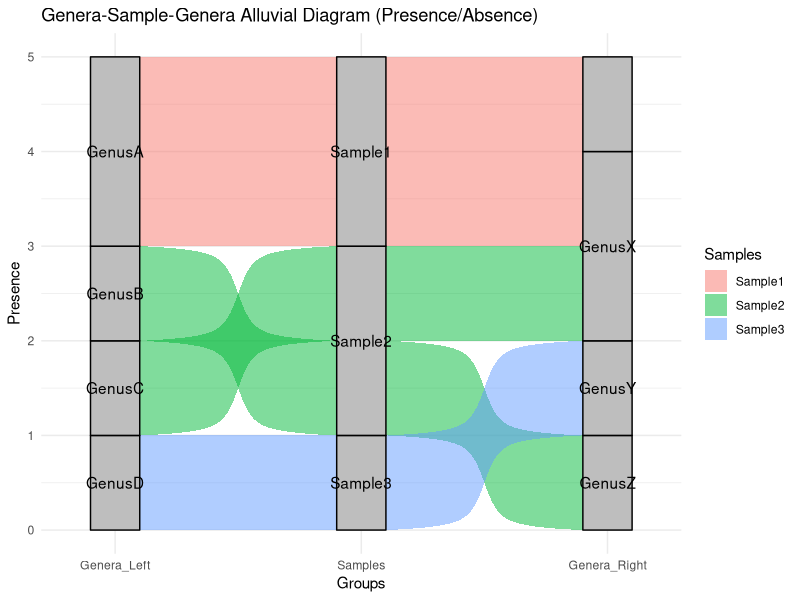

Source code (R): (Note: this script raises an error after producing the figure.)

bipartite_data <- data.frame(
  Genera_Left = c("GenusA", "GenusA", "GenusB", "GenusC", "GenusD"),
  Samples = c("Sample1", "Sample1", "Sample2", "Sample2", "Sample3"),
  Genera_Right = c("GenusX", NA, "GenusZ", "GenusX", "GenusY")  # NA for unmatched
)

install.packages("ggalluvial")
library(ggalluvial)

ggplot(bipartite_data, aes(axis1 = Genera_Left, axis2 = Samples, axis3 = Genera_Right)) +
  geom_alluvium(aes(fill = Samples), width = 0.2, knot.pos = 0.5) +
  geom_stratum(width = 0.2, fill = "gray", color = "black") +
  geom_text(stat = "stratum", aes(label = after_stat(stratum))) +
  scale_x_discrete(limits = c("Genera_Left", "Samples", "Genera_Right"), expand = c(0.1, 0.1)) +
  theme_minimal() +
  labs(
    title = "Genera-Sample-Genera Alluvial Diagram (Presence/Absence)",
    x = "Groups",
    y = "Presence"
  )



# Example presence/absence data
bipartite_data <- data.frame(
  x = c("GenusA", "GenusA", "GenusB", "Sample1", "Sample1", "Sample2", "GenusX", "GenusZ"),
  next_x = c("Sample1", "Sample1", "Sample2", "GenusX", "GenusY", "GenusZ", "GenusX", "GenusZ"),
  node = c(1, 1, 1, 1, 1, 1, 1, 1)  # Presence/absence represented as 1
)




df_seed <- subset(seed_complete, Weight >= 1)


desired_order_seed <- c( "Miconia", "Casearia", "Piper", 
                         "Solanum", "Psychotria", "Myriopus",
                         "Trichilia", "Cestrum", "Cecropia",
                         "Rubus", "Allophylus", "Fabaceae_1",
                         "Psidium", "unknown_4", "Stylogyne",
                         "Morus", "Myrcia", "Nicotiana", "Alchornea",
                         "Pera", "Struthanthus", "Lantanta", "Maclura", 
                         "Myrtaceae_2", "unknown_1", "Tilesia", "Siparuna",
                         "unknown_2", "Amaranthaceae", "unknown_3")



df_seed$Genus <- factor(df_seed$Genus, levels = desired_order_seed)


# Create a custom palette with 20 tones of purple
purple_palette <- colorRampPalette(c("#8A2BE2", "Purple"))(40)

# View the palette
print(purple_palette)

# Plot to visualize the colors
barplot(rep(1, 40), col = purple_palette, border = NA, space = 0, main = "20 Tones of Purple")

# Create a custom palette with 20 tones of violet
violet_palette <- colorRampPalette(c("#8A2BE2", "#EE82EE"))(20)  # From BlueViolet to Violet

# View the palette
print(violet_palette)

# Plot to visualize the colors
barplot(rep(1, 20), col = violet_palette, border = NA, space = 0, main = "20 Tones of Violet")


# Define a gradient palette for hot pink to red
hot_pink_red_palette <- colorRampPalette(c("#FF69B4", "#FF0000"))  # Hot pink to red

# Generate a palette with a specific number of colors (e.g., 20)
gradient_colors <- hot_pink_red_palette(40)

print(gradient_colors)


# Define a gradient palette for bright blue colors
blue_gradient_palette <- colorRampPalette(c("#1E90FF", "#005A9C"))  # Sky Blue to Royal Blue

# Generate a palette with a specific number of colors (e.g., 20)
gradient_blue_colors <- blue_gradient_palette(20)

# Visualize the palette
barplot(rep(1, 20), col = gradient_blue_colors, border = NA, space = 0, main = "Bright Blue Gradient")

print(gradient_blue_colors)

# Visualize the palette
barplot(rep(1, 40), col = gradient_colors, border = NA, space = 0, main = "Hot Pink to Red Gradient")



# Install and load the RColorBrewer package if you haven't already
# install.packages("RColorBrewer")
library(RColorBrewer)

# Use a color-blind friendly palette with 20 unique colors
color_blind_friendly_palette <- brewer.pal(12, "Set3")  # This palette has 12 colors
# If you want 20 colors, you could combine multiple color sets
# For example, using 2 sets of "Set3" and adding "Dark2" for variety
extended_palette <- c(brewer.pal(12, "Set3"), brewer.pal(8, "Dark2"))

# Create a vector of your original 8 colors
colors <- c("#192609", "#75774E", "#F19E14", "#6A0207", "#71B481", "#3B5708", "#5B7C91", "#9F4147")

# Use colorRampPalette to generate 20 interpolated colors
color_palette <- colorRampPalette(colors)(20)

# Print the new palette
color_palette

barplot(rep(1, 20), col = color_palette, border = NA, space = 0)

print(color_palette)


list(extended_palette
     )
# Visualize the palette
barplot(rep(1, length(extended_palette)), col = extended_palette, border = NA, space = 0, main = "Color-Blind Friendly Palette")

ggplot(df_seed,
       aes(axis1 = Genus, axis2 = Sample, y = Weight)) +
  geom_alluvium(aes(fill = Genus), width = 0.2) +
  geom_stratum(width = 0.2, fill = "gray", color = "black") +
  geom_text(stat = "stratum", aes(label = after_stat(stratum))) +
  scale_x_discrete(limits = c("Genera", "Sample"), expand = c(0.1, 0.1)) +
  theme_minimal() +
  theme(legend.position = "none") +
  labs(
    title = "Genera-Sample Alluvial Diagram",
    x = "Groups",
    y = "Presence"
  )

ggsave(
  filename = "morph_graph.svg", # File name
  plot = last_plot(),             # Optional: explicitly specify the plot
  width = 4,                      # Width in inches
  height = 16,                     # Height in inches
  dpi = 720                       # Resolution in dots per inch
)

####-------

df_seed <- subset(seed_complete, Weight >= 1)

desired_order_seed_samples_2 <-  c("040", "050", "052", "084",
                                     "070","043", "053", "272", 
                                     "432","420", "073","419", 
                                     "322","468", "437",
                                     
                                     "286","099",
                                     "110", "136", "287", "257",
                                     "412",
                                     "381","113",
                                     "447", "321", "103","246",
                                     "269", "253", 
                                     "132", "271",  "384", 
                                     "181","241", "242", "243", "064", "212", "255",
                                     "482",
                                     "201", "199","198","481", "410","087", "244",
                                     "268", "290", 
                                     "027", "477", 
                                     "195",   "297"
)

desired_order_seed <- c( "Casearia","Trichilia","unknown_3",
                           
                           "Piper", "unknown_4", "Cestrum",
                           "Chamissoa",
                           "Amaranthaceae",
                           "Nicotiana",
                           "Tilesia",
                           "Alchornea","Cecropia", 
                           "unknown_2",
                           "Psychotria",
                           "Myriopus",
                           "Lantanta",
                           "Solanum", "Miconia",
                           
                           
                           "Allophylus", "Maclura", "Myrtaceae_2",
                           
                           
                           "Stylogyne", 
                           "Fabaceae_1",
                           "Myrcia", "unknown_1","Psidium","Morus",
                           
                           
                           
                           
                           "Rubus","Struthanthus","Pera",
                           "Siparuna"
)


# Reorder the Genera column
df_seed$Sample <- factor(df_seed$Sample, levels = desired_order_seed_samples_2)

df_seed$Genus <- factor(df_seed$Genus, levels = desired_order_seed_2)



ggplot(df_seed,
       aes(axis1 = Genus, axis2 = Sample, y = Weight)) +
  geom_alluvium(aes(fill = Genus), width = 0.1, alpha = 0.7) +
  geom_stratum(width = 0.2, fill = "gray", color = "black") +
  geom_text(stat = "stratum", aes(label = after_stat(stratum))) +
  scale_x_discrete(limits = c("Genera", "Sample"), expand = c(0.1, 0.1)) +
  theme_minimal() +
  theme(legend.position = "none") +
  scale_fill_manual(
    values = c(
      "Morus" = "#192609",  # Dark Green
      "Casearia" = "#577882",  # Slate Blue
      "Trichilia" = "#5C613B",  # Muted Green
      "Miconia" = "#9F4147",   # Deep Red
      "Cestrum" = "#AF8932",  # Amber
      "Myrcia" = "#DD971D",  # Golden Yellow
      "Nicotiana" = "#D47D11",  # Dark Orange
      "Solanum" = "#A2430C",  # Rust Red
      "Alchornea" = "#710A07",  # Burgundy
      "Cecropia" = "#6C3A2D",  # Warm Brown
      "Psychotria" = "#6E7B5A",  # Sage Green
      "Rubus" = "#6EAF7A",  # Soft Green
      "Allophylus" = "#5A8C4E",  # Grass Green
      "Maclura" = "#466A21",  # Forest Green
      "Psidium" = "#405C1D",  # Olive Green
      "Piper" = "#4B6A50",  # Moss Green
      "Myriopus" = "#3A4322",  # Olive Green
      "Tilesia" = "#6C6C7D",  # Grayish Blue
      "Siparuna" = "#855662",  # Muted Purple
      "Stylogyne" = "#827B47",  # Olive Brown
      "Fabaceae_1" = "black",  # Bright Blue
      "unknown_4" = "black",  # Bright Blue
      "Pera" = "black",  # Bright Blue
      "Struthanthus" = "black",  # Bright Blue
      "Lantanta" = "black",  # Bright Blue
      "Myrtaceae_2" = "black",  # Bright Blue
      "unknown_1" = "black",  # Bright Blue
      "unknown_2" = "black",  # Bright Blue
      "Amaranthaceae" = "black",  # Bright Blue
      "unknown_3" = "black"   # Bright Blue
    )
  ) 

# 
# ggplot(df_seed,
#        aes(axis1 = Genus, axis2 = Sample, y = Weight)) +
#   geom_alluvium(aes(fill = Genus), width = 0.2) +
#   geom_stratum(width = 0.2, fill = "gray", color = "black") +
#   geom_text(stat = "stratum", aes(label = after_stat(stratum))) +
#   scale_x_discrete(limits = c("Genera", "Sample"), expand = c(0.1, 0.1)) +
#   theme_minimal() +
#   theme(legend.position = "none") +
#   scale_fill_manual(
#     values = c(
#       "Morus" = "#1B9E77",  # Green
#       "Casearia" = "#61864B",  # Olive Green
#       "Trichilia" = "#A66F20",  # Warm Yellow
#       "Miconia" = "#CE6014",  # Orange
#       "Cestrum" = "#A96755",  # Brownish Red
#       "Myrcia" = "#846D97",  # Lavender
#       "Nicotiana" = "#8D61AA",  # Purple-Lavender
#       "Solanum" = "#B7469B",  # Purple-Pink
#       "Alchornea" = "#E12C8C",  # Bright Pink
#       "Cecropia" = "#BE5067",  # Deep Pink
#       "Psychotria" = "#8E7E40",  # Olive Brown
#       "Rubus" = "#6CA61C",  # Olive Green
#       "Allophylus" = "#9BA812",  # Olive Yellow
#       "Maclura" = "#CBA907",  # Gold
#       "Psidium" = "#DBA206",  # Dark Yellow
#       "Piper" = "#C48F10",  # Warm Yellow-Orange
#       "Myriopus" = "#AC7B1A",  # Yellow-Brown
#       "Tilesia" = "#957130",  # Mustard Yellow
#       "Siparuna" = "#7D6B4B",  # Brownish Green
#       "Stylogyne" = "#666666",  # Gray
#       
#       "Fabaceae_1" = "darkgray",  # Bright Blue
#       "unknown_4" = "#147EDF",  # Bright Blue
#       "Pera" = "#127CDA",  # Bright Blue
#       "Struthanthus" = "#1179D5",  # Bright Blue
#       "Lantanta" = "#0F76D0",  # Bright Blue
#       "Myrtaceae_2" = "#0E73CA",  # Bright Blue
#       "unknown_1" = "#0C70C5",  # Bright Blue
#       "unknown_2" = "#0B6DC0",  # Bright Blue
#       "Amaranthaceae" = "#096BBB",  # Bright Blue
#       "unknown_3" = "#0768B6"   # Bright Blue
#     )
#   ) +
#   labs(
#     title = "Genera-Sample Alluvial Diagram",
#     x = "Groups",
#     y = "Presence"
#   )


ggsave(
  filename = "morph_graph_3.svg", # File name
  plot = last_plot(),             # Optional: explicitly specify the plot
  width = 4,                      # Width in inches
  height = 16,                     # Height in inches
  dpi = 720                       # Resolution in dots per inch
)

###---------

df_gen <- subset(gen_complete, Weight >= 1)



ggplot(df_gen,
       aes(axis1 = Sample, axis2 = Genus, y = Weight)) +
  geom_alluvium(aes(fill = Genus), width = 0.2) +
  geom_stratum(width = 0.2, fill = "gray", color = "black") +
  geom_text(stat = "stratum", aes(label = after_stat(stratum))) +
  scale_x_discrete(limits = c("Genera", "Sample"), expand = c(0.1, 0.1)) +
  theme_minimal() +
  theme(legend.position = "none") +
  labs(
    title = "Genera-Sample Alluvial Diagram",
    x = "Groups",
    y = "Presence"
  )

ggsave(
  filename = "gen_graph.svg", # File name
  plot = last_plot(),             # Optional: explicitly specify the plot
  width = 4,                      # Width in inches
  height = 16,                     # Height in inches
  dpi = 720                       # Resolution in dots per inch
)



desired_order_gen <- c( "Miconia", "Casearia", "Psychotria", 
                        "Solanum", "Serjania/Paullinia",
                                                "Piper", "Trichilia", "Cestrum",
                                                "Cordia", "Alchornea", "Allophylus",
                                                "Psidium", "Morus", "Myrcia", "Nicotiana",
                                                "Cecropia", "Albizia", "Rubus", "Eugenia",
                                                "Syzygium", "Stylogyne", "Terminalia", 
                                                "Ocotea", "Ruprechtia", "Gouania", "Dendropanax",
                                                "Aspidosperma", "Maclura", "Banisteriopsis",
                                                "Senna", "Myriopus", "Tilesia", "Trema", 
                                                "Siparuna", "Lippia/Lantana", "Chamissoa", 
                                                "Centrolobium", "Amphilophium", "Citharexylum",
                                                "Guarea", "Syagrus"
)


# Reorder the Genera column
#df_gen$Sample <- factor(df_gen$Sample, levels = desired_order)

df_gen$Genus <- factor(df_gen$Genus, levels = desired_order_gen)


####------

df_gen <- subset(gen_complete, Weight >= 1)

desired_order_samples <- c("040", "050", "052", "084",
                           "070","043", "053", "272", 
                           "432","420", "073","419", 
                           "322","468", "437",
                           
                           "286","099",
                           "110", "136", "287", "257",
                           "412",
                           "381","113",
                           "447", "321", "103","246",
                           "269", "253", 
                           "132", "271",  "384", 
                           "181","241", "242", "243", "064", "212", "255",
                           "482",
                           "201", "199","198","481", "410","087", "244",
                           "268", "290", 
                           "027", "477", 
                           "195",   "297"
)


desired_order_gen <- c( "Casearia","Ocotea", "Terminalia",
                        "Trichilia", "Cestrum",
                        "Chamissoa","Piper",
                        
                        "Cecropia", 
                        "Serjania/Paullinia","Centrolobium",
                        "Myriopus", "Tilesia",
                        "Ruprechtia", 
                        "Gouania","Citharexylum",
                        "Solanum","Syzygium","Banisteriopsis",
                        "Albizia", "Aspidosperma",
                        "Lippia/Lantana","Psychotria",
                        
                        "Alchornea",
                        "Nicotiana", "Amphilophium",
                        
                        "Cordia",
                        "Miconia","Trema", "Senna",
                        
                        
                        
                        
                        
                        "Maclura",
                        "Dendropanax",  
                        "Stylogyne","Allophylus",
                        "Eugenia",
                        "Guarea", "Syagrus", 
                        "Myrcia","Psidium",
                        "Morus", "Rubus",  "Siparuna"
)


# Reorder the Genera column
df_gen$Sample <- factor(df_gen$Sample, levels = desired_order_samples)

df_gen$Genus <- factor(df_gen$Genus, levels = desired_order_gen)

ggplot(df_gen,
       aes(axis1 = Sample, axis2 = Genus, y = Weight)) +
  geom_alluvium(aes(fill = Genus), width = 0.1, alpha = 0.7) +
  geom_stratum(width = 0.2, fill = "gray", color = "black") +
  geom_text(stat = "stratum", aes(label = after_stat(stratum))) +
  scale_x_discrete(limits = c("Genera", "Sample"), expand = c(0.1, 0.1)) +
  theme_minimal() +
  theme(legend.position = "none") +
  scale_fill_manual(
    values = c(
      "Morus" = "#192609",  # Dark Green
      "Casearia" = "#577882",  # Slate Blue
      "Trichilia" = "#5C613B",  # Muted Green
      "Miconia" = "#9F4147",   # Deep Red
      "Cestrum" = "#AF8932",  # Amber
      "Myrcia" = "#DD971D",  # Golden Yellow
      "Nicotiana" = "#D47D11",  # Dark Orange
      "Solanum" = "#A2430C",  # Rust Red
      "Alchornea" = "#710A07",  # Burgundy
      "Cecropia" = "#6C3A2D",  # Warm Brown
      "Psychotria" = "#6E7B5A",  # Sage Green
      "Rubus" = "#6EAF7A",  # Soft Green
      "Allophylus" = "#5A8C4E",  # Grass Green
      "Maclura" = "#466A21",  # Forest Green
      "Psidium" = "#405C1D",  # Olive Green
      "Piper" = "#4B6A50",  # Moss Green
      "Myriopus" = "#3A4322",  # Olive Green
      "Tilesia" = "#6C6C7D",  # Grayish Blue
      "Siparuna" = "#855662",  # Muted Purple
      "Stylogyne" = "#827B47",  # Olive Brown
      "Ocotea" = "#000000",  # Black
      "Terminalia" = "#000000",  # Black
      "Chamissoa" = "#000000",  # Black
      "Serjania/Paullinia" = "#000000",  # Black
      "Centrolobium" = "#000000",  # Black
      "Ruprechtia" = "#000000",  # Black
      "Gouania" = "#000000",  # Black
      "Citharexylum" = "#000000",  # Black
      "Syzygium" = "#000000",  # Black
      "Banisteriopsis" = "#000000",  # Black
      "Albizia" = "#000000",  # Black
      "Aspidosperma" = "#000000",  # Black
      "Lippia/Lantana" = "#000000",  # Black
      "Amphilophium" = "#000000",  # Black
      "Cordia" = "#000000",  # Black
      "Trema" = "#000000",  # Black
      "Senna" = "#000000",  # Black
      "Dendropanax" = "#000000",  # Black
      "Eugenia" = "#000000",  # Black
      "Guarea" = "#000000",  # Black
      "Syagrus" = "#000000"   # Black
      
    ))
            +
  labs(
    title = "Genera-Sample Alluvial Diagram",
    x = "Groups",
    y = "Presence"
  )

ggsave(
  filename = "gen_graph_3.svg", # File name
  plot = last_plot(),             # Optional: explicitly specify the plot
  width = 4,                      # Width in inches
  height = 16,                     # Height in inches
  dpi = 720                       # Resolution in dots per inch
)


######-----



gen_morph <- merge(x=df_gen, y=df_seed, by="Genus", all.x =T)


gen_morph <- gen_morph %>%
  filter(!is.na(Sample.y))

gen_morf_list <- gen_morph %>% distinct(Genus, .keep_all = F)

list(gen_morf_list)
